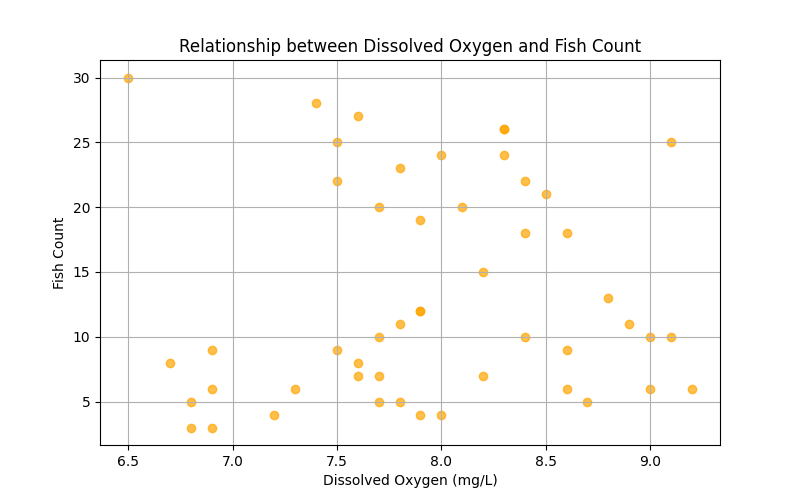

Generate this figure with Python:
import pandas as pd
import matplotlib.pyplot as plt

# Load the dataset
df = pd.read_csv('Data_Set_Assignmnet_1.csv', skiprows=1)

# Extract relevant columns for plotting
dissolved_oxygen = df["Dissolved Oxygen (mg/L)"]
fish_count = df["Count"]

# Plot the graph
plt.figure(figsize=(8, 5))
plt.scatter(dissolved_oxygen, fish_count, alpha=0.7, color="orange")
plt.xlabel("Dissolved Oxygen (mg/L)")
plt.ylabel("Fish Count")
plt.title("Relationship between Dissolved Oxygen and Fish Count")
plt.grid(True)
plt.show()
